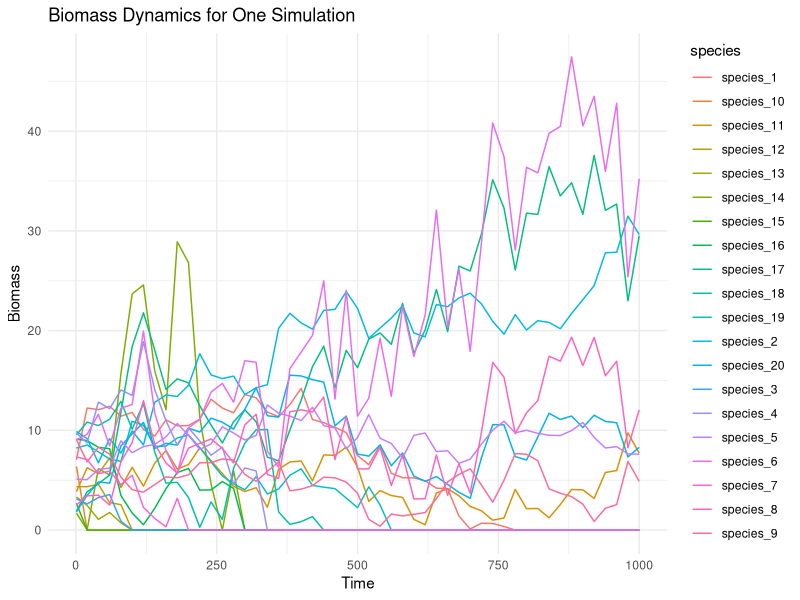
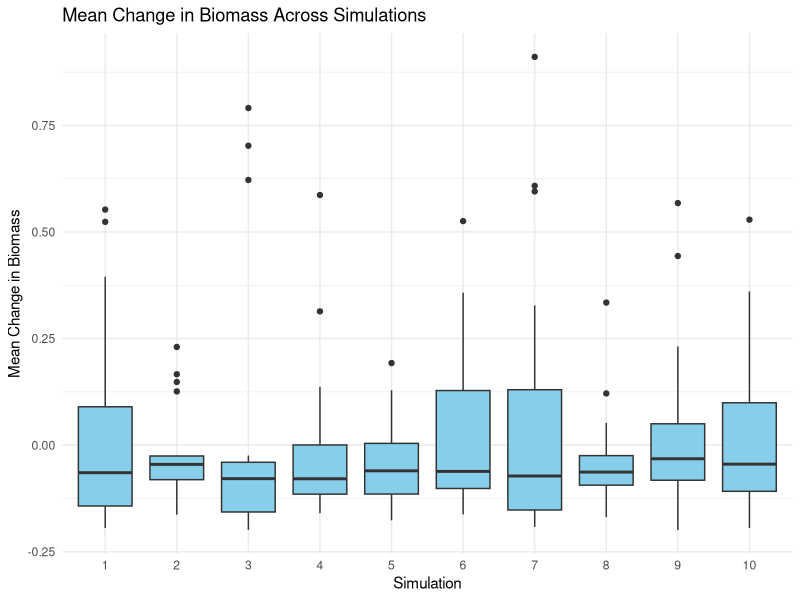
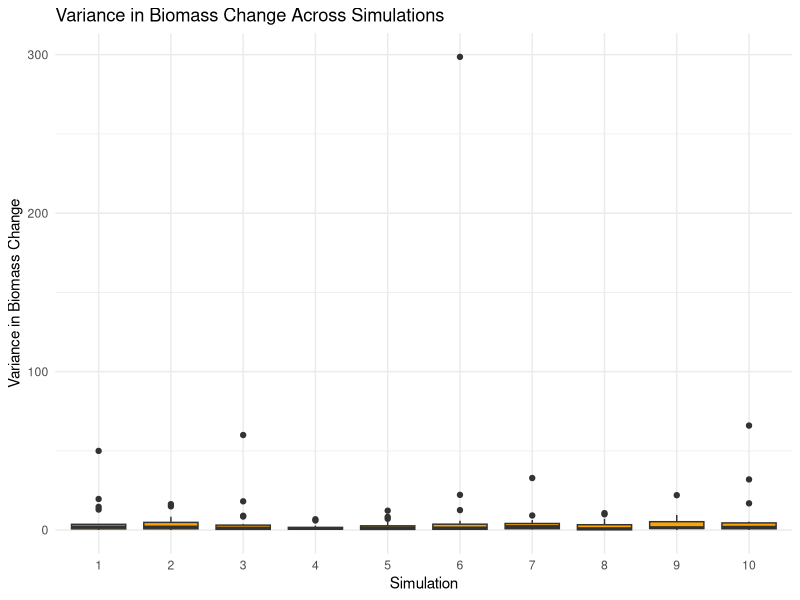
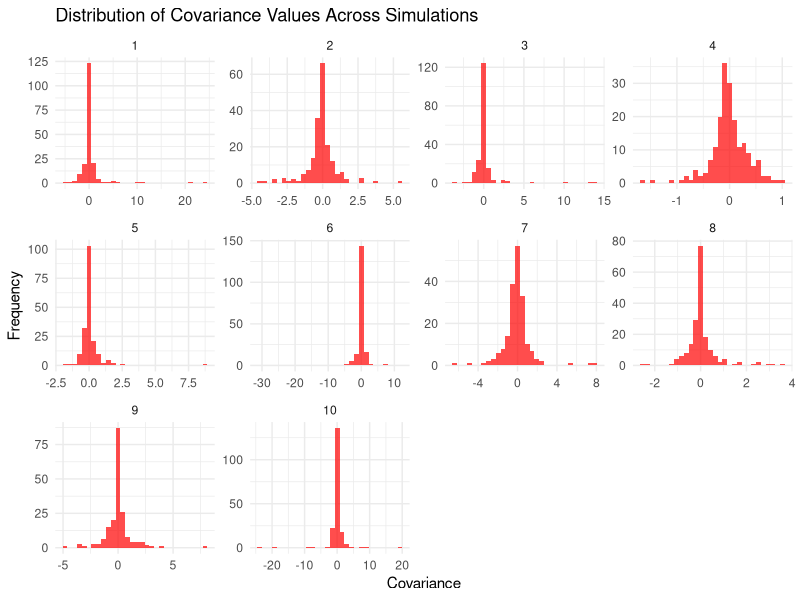
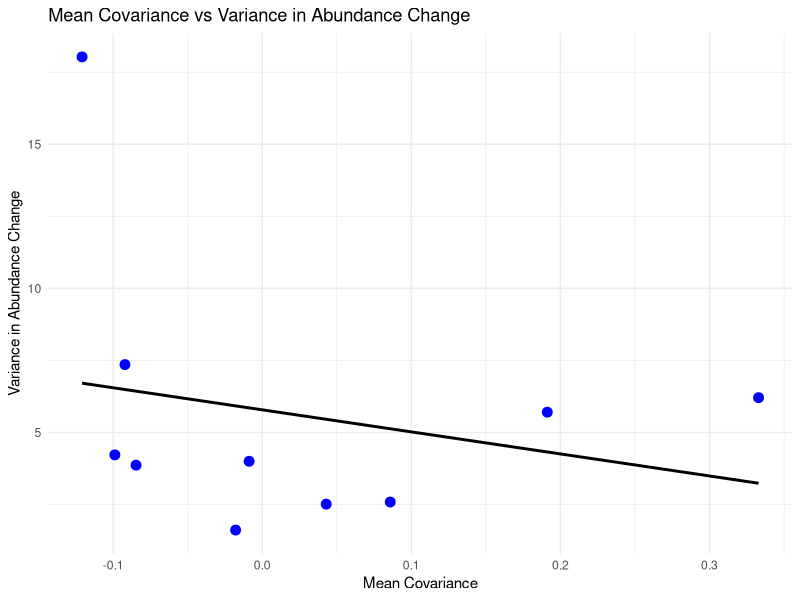
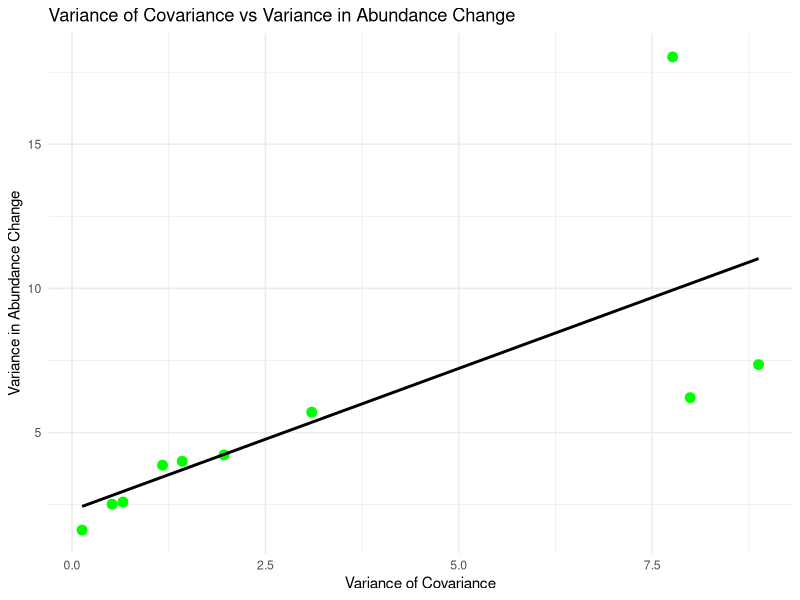

Write the R code that produced these figures, in order.
library(clusterGeneration)
library(deSolve)
library(MASS)
library(ggplot2)
library(dplyr)
library(tidyr)

# Function to simulate quantitative interaction network
sim_quantitative_network <- function(Net_type, S, C, aij_params) {
  A <- matrix(0, S, S)
  n_pairs <- S * (S - 1) / 2
  B <- runif(n_pairs) <= C
  if (Net_type == "predator-prey") { 
    aij <- -abs(rnorm(n_pairs, aij_params[1], aij_params[2]))
    A[upper.tri(A)] <- B * aij
    A <- t(A)
    aij <- abs(rnorm(n_pairs, aij_params[1], aij_params[2]))
    A[upper.tri(A)] <- B * aij
  } 
  diag(A) <- -runif(S, min = 0, max = 1)
  while(max(Re(eigen(A)$values)) > 0){
    diag(A) <- -runif(S, min = 0, max = 1)
  }
  return(A)
}

# Function to simulate dynamics with discrete perturbations
simulate_with_discrete_perturbations <- function(S, timesteps, cov_matrix, perturb_interval = 20, perturb_scale = 1) {
  # Initialize species parameters and biomasses
  A <- sim_quantitative_network("predator-prey", S = S, C = 0.2, aij_params = c(0, 0.5))
  init_biomass <- runif(S, min = 1, max = 10)
  r <- -A %*% init_biomass  # Initial r values based on biomass
  
  # Accumulating growth rates for each species (initialized as r)
  r_new <- r
  biomass <- init_biomass
  
  # Create a data frame to store results, ensuring that column names match
  results <- data.frame(time = 1, t(biomass))  # Transpose biomass vector to match the shape
  colnames(results) <- c("time", paste0("species_", 1:S))
  
  # Iterate over time in discrete blocks, applying perturbations at specified intervals
  for (t in seq(perturb_interval, timesteps, by = perturb_interval)) {
    # Apply perturbation at each interval
    delta_r <- MASS::mvrnorm(n = 1, mu = rep(0, S), Sigma = cov_matrix) * perturb_scale
    r_new <- r_new + delta_r  # Update growth rates with perturbation
    
    # Define the ODE model using the new r_new
    fw.model_block <- function(t, B, params) {
      with(as.list(c(B, params)), {
        B[B < 10^-8] <- 0  # Avoid negative biomass
        dBdt <- (params$r_new + params$A %*% B) * B  # Use updated r_new
        list(dBdt)
      })
    }
    
    # Simulate the system for the next perturb_interval timesteps
    out <- deSolve::ode(
      y = biomass, 
      times = seq(t - perturb_interval + 1, t), 
      func = fw.model_block, 
      parms = list(A = A, r_new = r_new),
      method = "ode45"  # Use a solver for non-stiff systems
    )
    
    # Update biomass to the last step of the block and store results
    biomass <- as.numeric(out[nrow(out), -1])  # Extract the last row (new biomass)
    time_block_results <- data.frame(time = t, t(biomass))  # Transpose and create a data frame
    colnames(time_block_results) <- colnames(results)  # Ensure the column names match
    
    results <- rbind(results, time_block_results)  # Append the new results
    
    print(paste("Applied perturbation at time", t, ": delta_r =", paste(delta_r, collapse = ", ")))
  }
  
  return(results)
}

# Function to generate covariance matrix based on emergent dynamics
generate_cov_matrix <- function(S) {
  cor_matrix <- clusterGeneration::rcorrmatrix(d = S, alphad = 1)  # Generate random correlation matrix
  sd_X <- rep(1, S)  # Assuming standard deviation of 1 for simplicity
  cov_matrix <- diag(sd_X) %*% cor_matrix %*% diag(sd_X)
  return(cov_matrix)
}

# Number of simulations
nsim <- 10
S <- 20  # Number of species
timesteps <- 1000

# Initialize an empty list to store the results for each simulation
all_sim_results <- list()
cov_values <- data.frame()  # Initialize an empty dataframe to store covariance values
variance_covariance <- data.frame()  # DataFrame to store variance in covariance
mean_covariance <- data.frame()  # DataFrame to store mean of covariance values

# Run simulations
for (sim in 1:nsim) {
  # Generate covariance matrix based on emergent dynamics
  cov_matrix <- generate_cov_matrix(S)
  
  # Run the simulation with the generated covariance matrix
  result <- simulate_with_discrete_perturbations(S = S, timesteps = timesteps, cov_matrix = cov_matrix, perturb_scale = 1.2)
  
  # Add sim_id to the result for identification
  result$sim_id <- sim
  
  # Store the result in the list
  all_sim_results[[sim]] <- result
  
  # Calculate biomass change between consecutive timesteps for covariance calculation
  biomass_diff <- result %>%
    dplyr::select(-time, -sim_id) %>%  # Select all columns except time and sim_id
    mutate(across(everything(), ~ . - lag(.))) %>%  # Calculate the difference between consecutive timesteps
    na.omit()  # Remove rows with NA values generated by lag()
  
  # Compute covariance matrix of the biomass changes
  biomass_cov_matrix <- cov(biomass_diff)
  
  # Extract and store the upper triangle of the covariance matrix (without diagonal)
  cov_vals <- biomass_cov_matrix[upper.tri(biomass_cov_matrix)]
  cov_values <- rbind(cov_values, data.frame(sim_id = sim, covariance = cov_vals))
  
  # Store variance and mean of covariance values for this simulation
  variance_covariance <- rbind(variance_covariance, data.frame(sim_id = sim, var_cov = var(cov_vals)))
  mean_covariance <- rbind(mean_covariance, data.frame(sim_id = sim, mean_cov = mean(cov_vals)))
}

# Combine results for all simulations into one data frame
combined_results <- do.call(rbind, all_sim_results)

# Convert results to long format for easier analysis
combined_long <- combined_results %>%
  pivot_longer(cols = starts_with("species_"), names_to = "species", values_to = "biomass")

# Calculate biomass changes for each species over time, for each simulation
biomass_change_stats <- combined_long %>%
  group_by(species, sim_id) %>%
  arrange(time) %>%
  mutate(biomass_change = biomass - lag(biomass)) %>%  # Calculate biomass change between timesteps
  filter(!is.na(biomass_change)) %>%  # Remove NA values created by lag
  summarise(mean_change = mean(biomass_change, na.rm = TRUE),
            variance_change = var(biomass_change, na.rm = TRUE)) %>%
  ungroup()

# Combine biomass change variance with covariance variance
biomass_var_cov <- biomass_change_stats %>%
  group_by(sim_id) %>%
  summarise(variance_abundance_change = mean(variance_change, na.rm = TRUE)) %>%
  inner_join(variance_covariance, by = "sim_id") %>%
  inner_join(mean_covariance, by = "sim_id")

# Plot 1: Biomass dynamics for one simulation (use the first simulation)
biomass_one_sim <- combined_long %>%
  filter(sim_id == 1)

p1 <- ggplot(biomass_one_sim, aes(x = time, y = biomass, color = species)) +
  geom_line() +
  labs(title = "Biomass Dynamics for One Simulation", x = "Time", y = "Biomass") +
  theme_minimal()

# Plot 2: Boxplot of mean change in biomass for all simulations
p2 <- ggplot(biomass_change_stats, aes(x = as.factor(sim_id), y = mean_change)) +
  geom_boxplot(fill = "skyblue") +
  labs(title = "Mean Change in Biomass Across Simulations", x = "Simulation", y = "Mean Change in Biomass") +
  theme_minimal()

# Plot 3: Boxplot of variance in biomass change for all simulations
p3 <- ggplot(biomass_change_stats, aes(x = as.factor(sim_id), y = variance_change)) +
  geom_boxplot(fill = "orange") +
  labs(title = "Variance in Biomass Change Across Simulations", x = "Simulation", y = "Variance in Biomass Change") +
  theme_minimal()

# Plot 4: Distribution of covariance values across simulations
p4 <- ggplot(cov_values, aes(x = covariance)) +
  geom_histogram(bins = 30, fill = "red", alpha = 0.7) +
  facet_wrap(~ sim_id, scales = "free") +
  theme_minimal() +
  ggtitle("Distribution of Covariance Values Across Simulations") +
  labs(x = "Covariance", y = "Frequency")

# Plot 5: Mean covariance vs. variance in abundance change
p5 <- ggplot(biomass_var_cov, aes(x = mean_cov, y = variance_abundance_change)) +
  geom_point(size = 3, color = "blue") +
  geom_smooth(method = "lm", se = FALSE, color = "black") +
  labs(title = "Mean Covariance vs Variance in Abundance Change", x = "Mean Covariance", y = "Variance in Abundance Change") +
  theme_minimal()

# Plot 6: Variance of covariance vs. variance in abundance change
p6 <- ggplot(biomass_var_cov, aes(x = var_cov, y = variance_abundance_change)) +
  geom_point(size = 3, color = "green") +
  geom_smooth(method = "lm", se = FALSE, color = "black") +
  labs(title = "Variance of Covariance vs Variance in Abundance Change", x = "Variance of Covariance", y = "Variance in Abundance Change") +
  theme_minimal()

# Display the plots
print(p1)  # Biomass dynamics for one simulation
print(p2)  # Boxplot for mean change across all simulations
print(p3)  # Boxplot for variance in biomass change across all simulations
print(p4)  # Distribution of covariance values across simulations
print(p5)  # Mean covariance vs variance in abundance change
print(p6)  # Variance of covariance vs variance in abundance change
